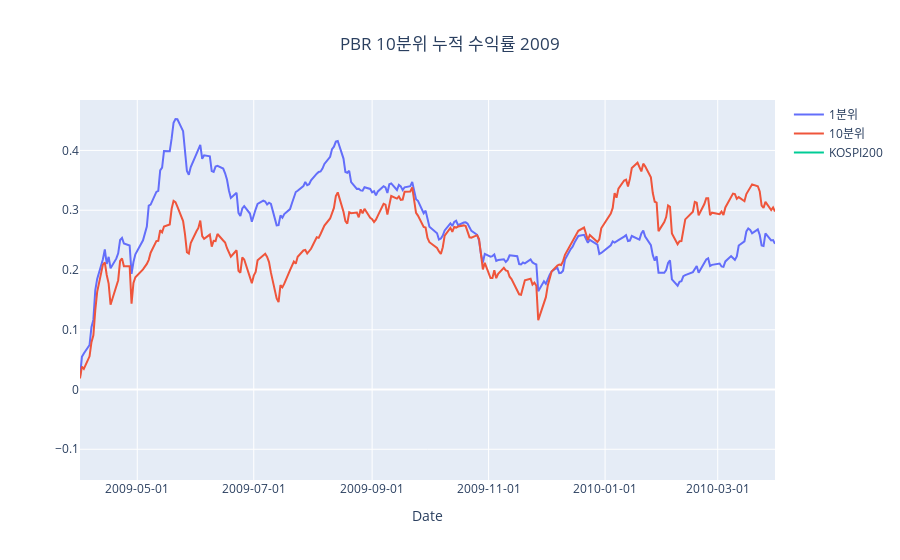
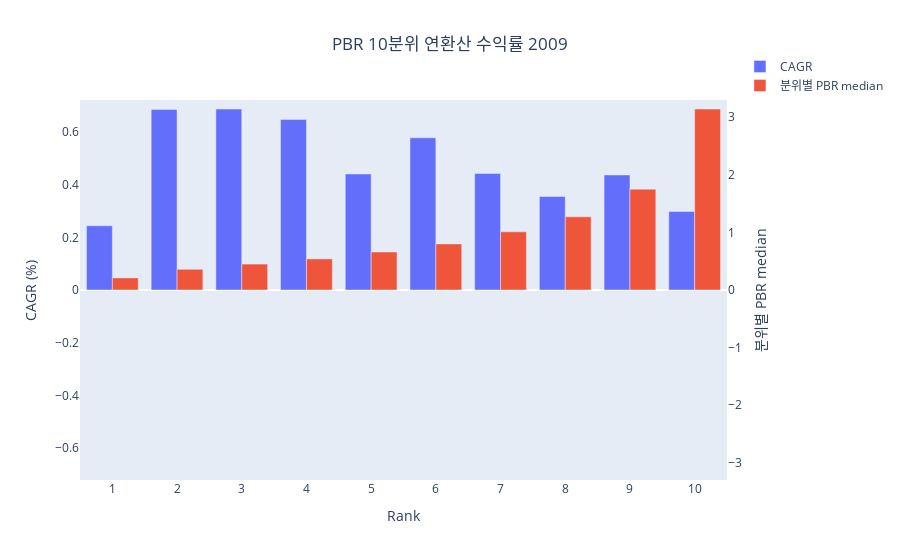
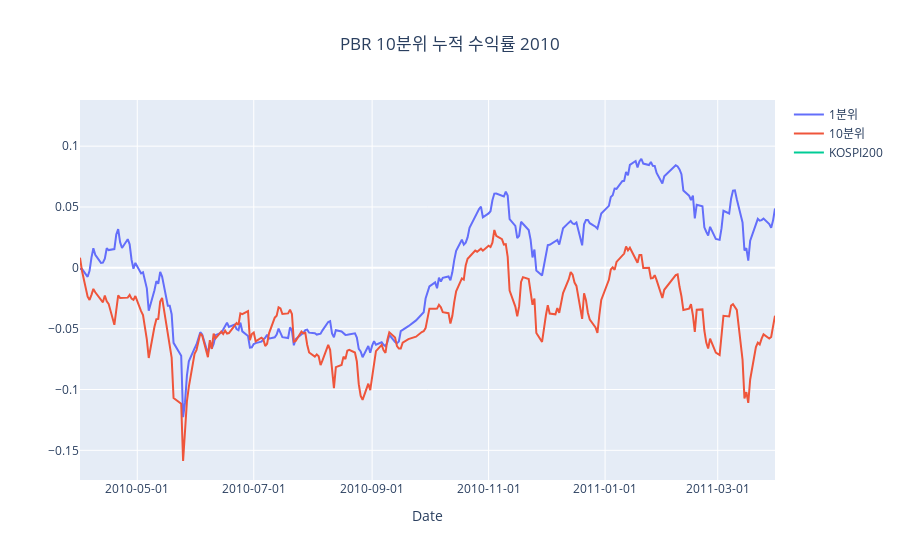
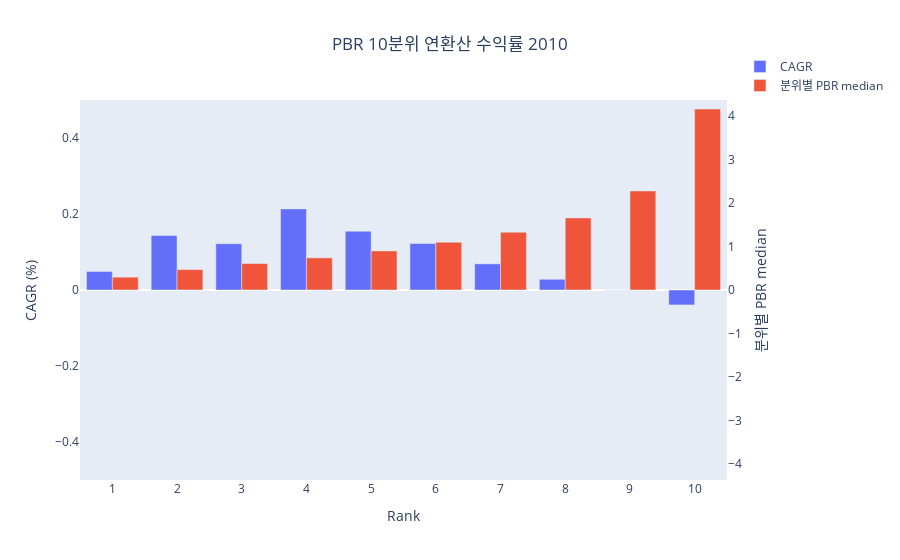

The notebook cell these images were saved under, in order:
### Code cell
# container = list()
# container1 = list()
container2 = list()
TARGET_YEARS = [year for year in range(2009, 2010 + 1)]
for TARGET_YEAR in TARGET_YEARS:
    dataloader = SingleFactorDataHandler(ts_daily_returns, ts_pbr, TARGET_YEAR)
    ts_rets, pbr = dataloader()
    pbr_stats = SingleFactorStats(ts_rets, pbr, "PBR")
    container2.append(pbr_stats.get_same_weight_returns())  # 이름 바꾸기
    # container1.append(pbr_stats.get_same_weight_ts_prtf_returns())
    # container.append(pbr_stats.get_prtf_annual_returns())
    pbr_stats.show_annual_groups_returns()
    pbr_stats.show_annual_groups_stats()

### Figure 1 — Plotly figure (JSON) as saved in the notebook; plotly's stock layout.template omitted (floating-point values rounded to 4 significant figures; data arrays with more than 128 entries replaced by an {"elided": "..."} marker saying what was removed)
{"data": [{"mode": "lines", "name": "1분위", "type": "scatter", "x": {"elided": "253 str values"}, "y": {"elided": "253 float values"}}, {"mode": "lines", "name": "10분위", "type": "scatter", "x": {"elided": "253 str values"}, "y": {"elided": "253 float values"}}, {"mode": "lines", "name": "KOSPI200", "type": "scatter", "x": {"elided": "6005 str values"}, "y": {"elided": "6005 float values"}}], "layout": {"title": {"text": "PBR 10분위 누적 수익률 2009", "x": 0.5}, "xaxis": {"tickformat": "%Y-%m-%d", "title": {"text": "Date"}}}}

### Figure 2 — Plotly figure (JSON) as saved in the notebook; plotly's stock layout.template omitted (floating-point values rounded to 4 significant figures)
{"data": [{"name": "CAGR", "offsetgroup": "0", "type": "bar", "x": [1, 2, 3, 4, 5, 6, 7, 8, 9, 10], "y": [0.2438, 0.6855, 0.6868, 0.6475, 0.4404, 0.5776, 0.4423, 0.355, 0.4367, 0.2977], "yaxis": "y"}, {"name": "분위별 PBR median", "offsetgroup": "1", "type": "bar", "x": [1, 2, 3, 4, 5, 6, 7, 8, 9, 10], "y": [0.21, 0.36, 0.45, 0.54, 0.66, 0.8, 1.01, 1.27, 1.75, 3.14], "yaxis": "y2"}], "layout": {"barmode": "group", "legend": {"yanchor": "bottom"}, "showlegend": true, "title": {"text": "PBR 10분위 연환산 수익률 2009", "x": 0.5}, "xaxis": {"dtick": 1, "title": {"text": "Rank"}}, "yaxis": {"range": [-0.7212, 0.7212], "showgrid": false, "side": "left", "title": {"text": "CAGR (%)"}}, "yaxis2": {"overlaying": "y", "range": [-3.297, 3.297], "showgrid": false, "side": "right", "title": {"text": "분위별 PBR median"}}}}

### Figure 3 — Plotly figure (JSON) as saved in the notebook; plotly's stock layout.template omitted (floating-point values rounded to 4 significant figures; data arrays with more than 128 entries replaced by an {"elided": "..."} marker saying what was removed)
{"data": [{"mode": "lines", "name": "1분위", "type": "scatter", "x": {"elided": "250 str values"}, "y": {"elided": "250 float values"}}, {"mode": "lines", "name": "10분위", "type": "scatter", "x": {"elided": "250 str values"}, "y": {"elided": "250 float values"}}, {"mode": "lines", "name": "KOSPI200", "type": "scatter", "x": {"elided": "6005 str values"}, "y": {"elided": "6005 float values"}}], "layout": {"title": {"text": "PBR 10분위 누적 수익률 2010", "x": 0.5}, "xaxis": {"tickformat": "%Y-%m-%d", "title": {"text": "Date"}}}}

### Figure 4 — Plotly figure (JSON) as saved in the notebook; plotly's stock layout.template omitted (floating-point values rounded to 4 significant figures)
{"data": [{"name": "CAGR", "offsetgroup": "0", "type": "bar", "x": [1, 2, 3, 4, 5, 6, 7, 8, 9, 10], "y": [0.04874, 0.1436, 0.1219, 0.2134, 0.1547, 0.1225, 0.06883, 0.0282, -0.0004588, -0.0393], "yaxis": "y"}, {"name": "분위별 PBR median", "offsetgroup": "1", "type": "bar", "x": [1, 2, 3, 4, 5, 6, 7, 8, 9, 10], "y": [0.295, 0.47, 0.61, 0.74, 0.9, 1.1, 1.33, 1.66, 2.28, 4.165], "yaxis": "y2"}], "layout": {"barmode": "group", "legend": {"yanchor": "bottom"}, "showlegend": true, "title": {"text": "PBR 10분위 연환산 수익률 2010", "x": 0.5}, "xaxis": {"dtick": 1, "title": {"text": "Rank"}}, "yaxis": {"range": [-0.5, 0.5], "showgrid": false, "side": "left", "title": {"text": "CAGR (%)"}}, "yaxis2": {"overlaying": "y", "range": [-4.373, 4.373], "showgrid": false, "side": "right", "title": {"text": "분위별 PBR median"}}}}
